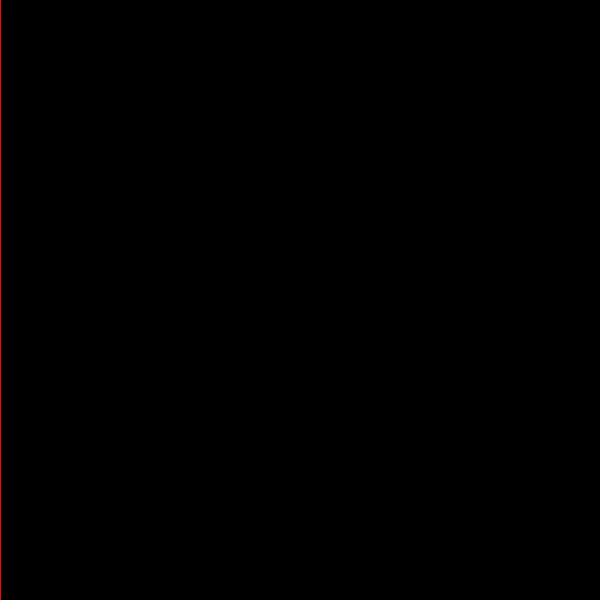
Frame 1 (no input)
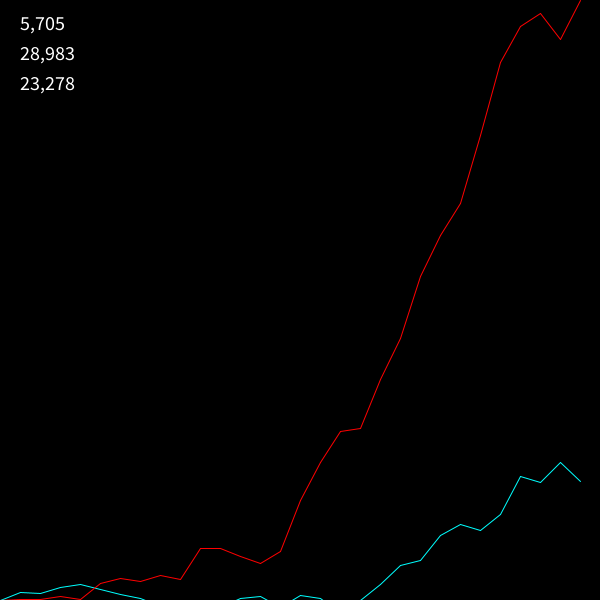
Frame 60 (the mouse pressed at the canvas centre just before this capture)
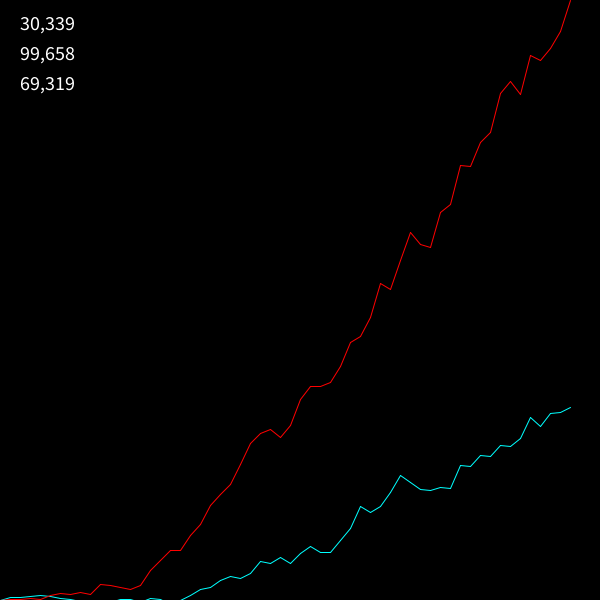
Frame 120 (the mouse held since frame 60 and released just before this capture)

The Processing sketch that drew these frames (run headless with seeded random() and noise(); from frame 60 on, the mouse is pressed at the canvas centre):

// Processing sketch: graph
// ── graph.pde
ArrayList<Integer> data = new ArrayList<Integer>();
ArrayList<Integer> data2 = new ArrayList<Integer>();

int max = 0;
int min = 0;

int r1 = -100;
int r2 = 400;
int r3 = -100;
int r4 = 400;

int curr = 0;
int curr2 = 0;

void setup() {
   size(600,600);
   frameRate(5);
   
   data.add(0);
   data2.add(0);
}

void draw() {
   background(0);
   
   textSize(20);
   stroke(255);
   
   text(numberFormat(abs(curr - curr2)), 20, 90);
   
   //println(curr + " - " + curr2);
   
   // load values into an array
   final int[] val1 = new int[data.size()];
   for (int i = 0; i < val1.length; i++) {
      val1[i] = data.get(i);
   }
   
   final int[] val2 = new int[data2.size()];
   for (int i = 0; i < val1.length; i++) {
      val2[i] = data2.get(i);
   }
   
   // draw graph
   
   int px = 0;
   int py = height;
   
   stroke(0,255,255);
   text(numberFormat(curr), 20, 30);
   
   final int SCALE = width / data.size();
   for (int i = 0; i < data.size(); i++) {
      
      final int dmax = max(val1);
      final int dmin = min(val1);
      if (dmax > max) max = dmax;
      if (dmin > min) min = dmin;
      
      final int y = (int) map(data.get(i), min, max, height, 0);
      final int x = i * SCALE;
      
      line(x,y,px,py);
      
      px = x;
      py = y;
   }
   
   px = 0;
   py = height;
   
   stroke(255,0,0);
   text(numberFormat(curr2), 20, 60);
   
   for (int i = 0; i < data2.size(); i++) {
      
      final int dmax = max(val2);
      final int dmin = min(val2);
      if (dmax > max) max = dmax;
      if (dmin > min) min = dmin;
      
      final int y = (int) map(data2.get(i), min, max, height, 0);
      final int x = i * SCALE;
      
      line(x,y,px,py);
      
      px = x;
      py = y;
   }
   
   if (random(1) < 0.5) {
      curr += floor(random(r1, r2));
      curr2 += floor(random(r3, r4));
      data.add(curr);
      data2.add(curr2);
      
      r1 += random(-100,25);
      r2 += random(-300,500);
      r3 += random(-100,25);
      r4 += random(-300,500);
   }
   
   if (data.size() > width) {
      data.remove(0);
      data2.remove(0);
   }
}

String numberFormat(int num) {
   
   boolean signed = num < 0;
   
   num = abs(num);

   String formatted = "";
   
   int index = 0;
   while (num > 0) {
   
      int curr = num % 10;
      
      formatted = curr + formatted;
      
      if (index == 2 && num > 9) {
      
         formatted = "," + formatted;
         
         index = -1;
      }
      
      index += 1;
      num /= 10;
   }
   
   if (signed) {
      formatted = "-" + formatted;
   }
   
   return formatted;
}
